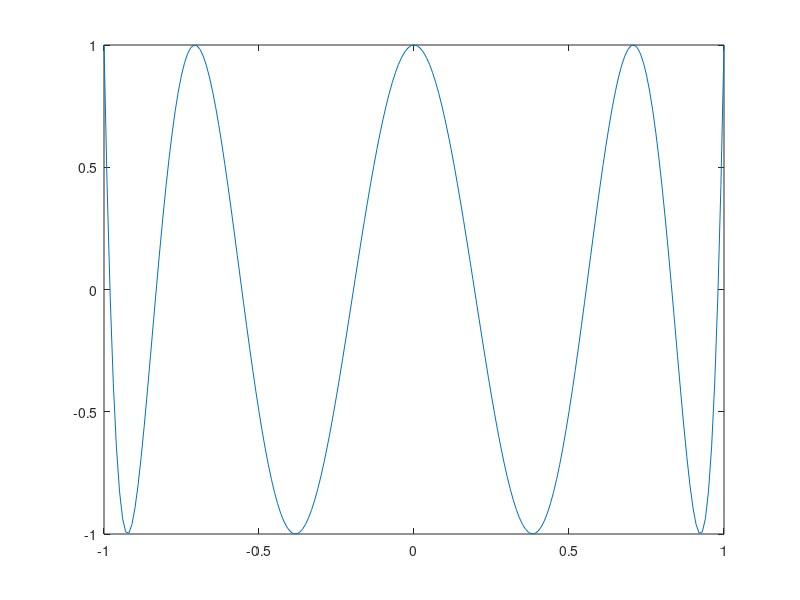

Write the MATLAB code that produced this figure.
function [] = HarmadikFeladat()

X=[-1:0.01:1];

for m=1:1:8

    y=cos(m * acos(X));

    plot(X,y);
    pause(1);
end

end

